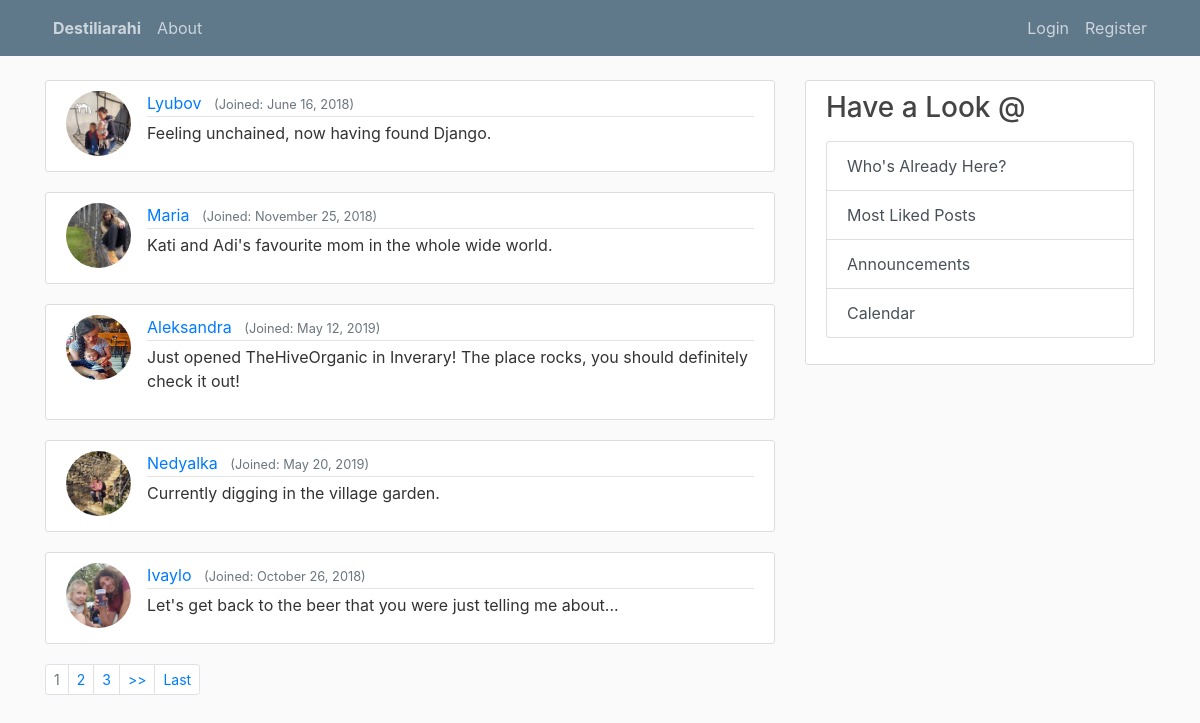
/profiles/all/, run on the app's committed database.
### users/models.py (models this page shows, shortened)
class Profile(models.Model):
    user = models.OneToOneField(User, on_delete=models.CASCADE) # if the User is deleted, the Profile will be deleted too, but not vice-versa
    image = models.ImageField(default='default.jpg', upload_to='profile_pics')
    about = models.CharField(max_length=350, null=True, blank=True)

### users/views.py (the view)
# urls.py: path('profiles/all/', user_views.ProfileListView.as_view(), name='profiles-all'),
class ProfileListView(ListView):
    model = Profile
    template_name = 'users/profiles_list.html'   # if we do not have template_name variable, by default django's class based view
    profiles = Profile.objects.all()
    context_object_name = 'profiles'
    paginate_by = 5                             # 5 profiles per page

### users/templates/users/profiles_list.html (shortened to what this page needs)
{% extends "blog/base.html" %}
{% block content %}
    {% for profile in profiles %}
        <article class="media content-section">
          <img class="rounded-circle article-img" src="{{ profile.image.url }}">
          <div class="media-body">
            <div class="article-metadata">
              <a class="mr-2" href="{% url 'user-posts' profile.user.username %}">{{profile.user.username}}</a>
              <small class="text-muted">(Joined: {{profile.user.date_joined|date:"F d, Y"}})</small>
            </div>
              <p class="article-content">{{ profile.about}}</p>
          </div>
        </article>
    {% endfor %}
    {% if is_paginated %}
        <ul class="pagination pagination-sm">
            {% for num in page_obj.paginator.page_range %}
                {% if page_obj.number == num %}
                    <li class = "page-item disabled">
                        <a class = "page-link" href="?page={{ num }}">{{ num }}</a>
                    </li>
                {% elif num > page_obj.number|add:'-3' and num < page_obj.number|add:'3' %}
                    <li class = "page-item">
                        <a class = "page-link" href="?page={{ num }}">{{ num }}</a>
                    </li>
                {% endif %}
            {% endfor %}
            {% if page_obj.has_next %}
                <li class = "page-item">
                    <a class = "page-link" href="?page={{ page_obj.next_page_number }}">>></a>
                </li>
                <li class = "page-item">
                    <a class = "page-link" href="?page={{ page_obj.paginator.num_pages }}">Last</a>
                </li>
            {% endif %}
        </ul>
    {% endif %}
{% endblock %}

### blog/static/blog/main.css (style rules this page uses)
body { background: #fafafa; color: #333333; margin-top: 5rem; }
ul { margin: 0; }
.content-section { background: #ffffff; padding: 10px 20px; border: 1px solid #dddddd; border-radius: 3px; margin-bottom: 20px; }
.article-content { white-space: pre-line; }
.article-img { height: 65px; width: 65px; margin-right: 16px; }
.article-metadata { padding-bottom: 1px; margin-bottom: 4px; border-bottom: 1px solid #e3e3e3 }

### data on the page
Profile: image (picture), user.username "Lyubov", user.date_joined "June 16, 2018", about "Feeling unchained, now having found Django."
Profile: image (picture), user.username "Maria", user.date_joined "November 25, 2018", about "Kati and Adi's favourite mom in the whole wide world."
Profile: image (picture), user.username "Aleksandra", user.date_joined "May 12, 2019", about "Just opened TheHiveOrganic in Inverary! The place rocks, you should definitely check it out!"
Profile: image (picture), user.username "Nedyalka", user.date_joined "May 20, 2019", about "Currently digging in the village garden."
Profile: image (picture), user.username "Ivaylo", user.date_joined "October 26, 2018", about "Let's get back to the beer that you were just telling me about..."

### other printed values
{{ num }} "1"
{{ num }} "2" "3"
